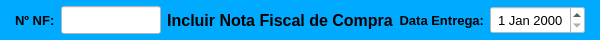
     <widget class="QWidget" name="widget_cabecalho" native="true">
      <property name="sizePolicy">
       <sizepolicy hsizetype="Preferred" vsizetype="Fixed">
        <horstretch>0</horstretch>
        <verstretch>0</verstretch>
       </sizepolicy>
      </property>
      <property name="minimumSize">
       <size>
        <width>0</width>
        <height>40</height>
       </size>
      </property>
      <property name="maximumSize">
       <size>
        <width>16777215</width>
        <height>40</height>
       </size>
      </property>
      <property name="styleSheet">
       <string notr="true">background-color: rgb(0, 170, 255);</string>
      </property>
      <layout class="QHBoxLayout" name="horizontalLayout_3">
       <property name="spacing">
        <number>6</number>
       </property>
       <property name="leftMargin">
        <number>15</number>
       </property>
       <property name="topMargin">
        <number>6</number>
       </property>
       <property name="rightMargin">
        <number>15</number>
       </property>
       <property name="bottomMargin">
        <number>6</number>
       </property>
       <item>
        <widget class="QLabel" name="label_4">
         <property name="sizePolicy">
          <sizepolicy hsizetype="Fixed" vsizetype="Preferred">
           <horstretch>0</horstretch>
           <verstretch>0</verstretch>
          </sizepolicy>
         </property>
         <property name="maximumSize">
          <size>
           <width>40</width>
           <height>16777215</height>
          </size>
         </property>
         <property name="font">
          <font>
           <pointsize>10</pointsize>
           <weight>75</weight>
           <bold>true</bold>
          </font>
         </property>
         <property name="text">
          <string>Nº NF:</string>
         </property>
         <property name="alignment">
          <set>Qt::AlignLeading|Qt::AlignLeft|Qt::AlignVCenter</set>
         </property>
        </widget>
       </item>
       <item>
        <widget class="QLineEdit" name="line_Num_NF">
         <property name="sizePolicy">
          <sizepolicy hsizetype="Fixed" vsizetype="Preferred">
           <horstretch>0</horstretch>
           <verstretch>0</verstretch>
          </sizepolicy>
         </property>
         <property name="minimumSize">
          <size>
           <width>100</width>
           <height>0</height>
          </size>
         </property>
         <property name="maximumSize">
          <size>
           <width>100</width>
           <height>16777215</height>
          </size>
         </property>
         <property name="font">
          <font>
           <pointsize>9</pointsize>
          </font>
         </property>
         <property name="styleSheet">
          <string notr="true">background-color: rgb(255, 255, 255);</string>
         </property>
         <property name="alignment">
          <set>Qt::AlignCenter</set>
         </property>
        </widget>
       </item>
       <item>
        <widget class="QLabel" name="label_18">
         <property name="font">
          <font>
           <pointsize>12</pointsize>
           <weight>75</weight>
           <bold>true</bold>
          </font>
         </property>
         <property name="text">
          <string>Incluir Nota Fiscal de Compra</string>
         </property>
         <property name="alignment">
          <set>Qt::AlignCenter</set>
         </property>
        </widget>
       </item>
       <item>
        <widget class="QLabel" name="label_12">
         <property name="sizePolicy">
          <sizepolicy hsizetype="Fixed" vsizetype="Preferred">
           <horstretch>0</horstretch>
           <verstretch>0</verstretch>
          </sizepolicy>
         </property>
         <property name="maximumSize">
          <size>
           <width>111</width>
           <height>16777215</height>
          </size>
         </property>
         <property name="font">
          <font>
           <pointsize>10</pointsize>
           <weight>75</weight>
           <bold>true</bold>
          </font>
         </property>
         <property name="text">
          <string>Data Entrega:</string>
         </property>
         <property name="alignment">
          <set>Qt::AlignRight|Qt::AlignTrailing|Qt::AlignVCenter</set>
         </property>
        </widget>
       </item>
       <item>
        <widget class="QDateEdit" name="date_Entrega">
         <property name="sizePolicy">
          <sizepolicy hsizetype="Fixed" vsizetype="Preferred">
           <horstretch>0</horstretch>
           <verstretch>0</verstretch>
          </sizepolicy>
         </property>
         <property name="maximumSize">
          <size>
           <width>95</width>
           <height>16777215</height>
          </size>
         </property>
         <property name="font">
          <font>
           <pointsize>10</pointsize>
          </font>
         </property>
         <property name="styleSheet">
          <string notr="true">background-color: rgb(255, 255, 255);</string>
         </property>
         <property name="alignment">
          <set>Qt::AlignCenter</set>
         </property>
        </widget>
       </item>
      </layout>
     </widget>
